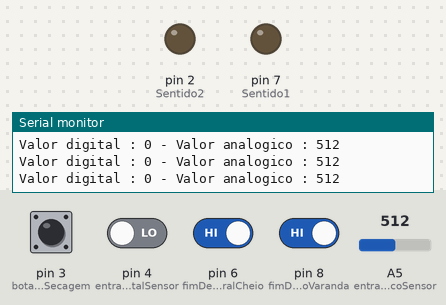
This sketch was run on a simulated Arduino Uno, built with avr-gcc and run on an emulated ATmega328P. On the bench: output pins drawn as LEDs (lit = HIGH), the last lines printed to the serial monitor. Dashed ring = blinking. The test bench sets the inputs (shaded band); at power-on: pin 6 (fimDeCursoVaralCheio), pin 8 (fimDeCursoVaranda) HIGH, pin 3 (botaoDeInicioSecagem), pin 4 (entradaDigitalSensor) LOW, A5 (entradaAnalogicoSensor) = 512.

Above: at 1.2 s.
1.3 s: pin 3 (botaoDeInicioSecagem) pulled HIGH for 0.15 s
At 1.9 s:
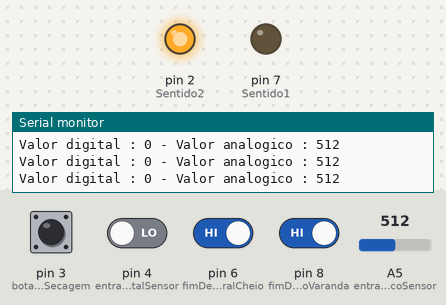
2.9 s: pin 6 (fimDeCursoVaralCheio) driven LOW
At 3.5 s:
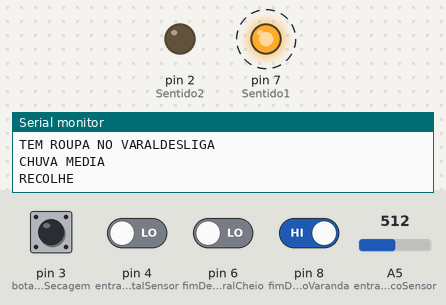
7.5 s: pin 8 (fimDeCursoVaranda) driven LOW
At 9.8 s:
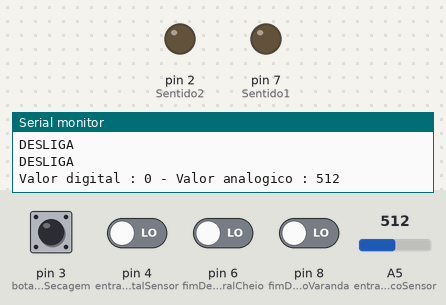
10.5 s: pin 3 (botaoDeInicioSecagem) pulled HIGH for 1 s
At 11.4 s:
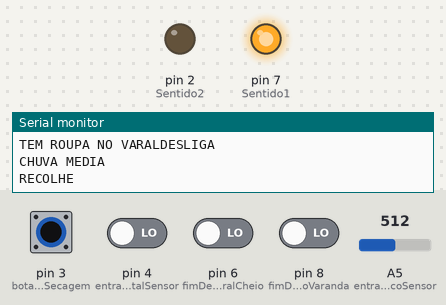
14.5 s: A5 (entradaAnalogicoSensor) set to 106
16.0 s: A5 (entradaAnalogicoSensor) set to 93
Timing chart, 0 to 19.0 s (numbered marks = the images above; inputs shaded):
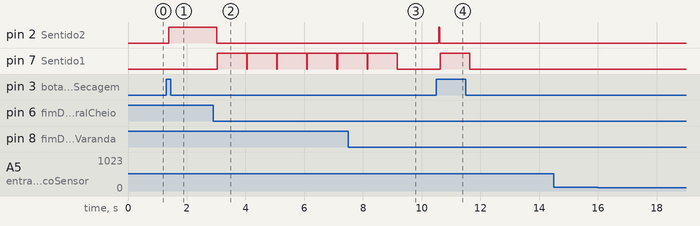

The sketch:

sketch_jan26a.ino
```cpp
//Variáveis com valores do Arduino
int entradaDigitalSensor = 4; //Pino ligado ao D4 do sensor
int entradaAnalogicoSensor = A5; //Pino ligado ao A5 do sensor
//Sentidos do motor
int Sentido1 = 7; //Ligado ao pino 2 do L293D
int Sentido2 = 2; //Ligado ao pino 7 do L293D
int botaoDeInicioSecagem = 3;
int fimDeCursoVaralCheio = 6; // sensor q detecta se varal ta cheio
int fimDeCursoVaranda = 8; // sensor q detecta se roupa recolheu

//Variáveis declaradas
int valorDigitalSensor = 0; //Armazena o valor lido do pino digital
int valorAnalogicoSensor = 0; //Armazena o valor lido do pino analogico
bool temRoupa = false;
bool desliga = false;
int inicioSecagem = 0;
int varalComRoupa = 0;
int finalVaranda = 0;

void setup()
{
  // Define os pinos do sensor como entrada
  pinMode(entradaDigitalSensor, INPUT);
  pinMode(entradaAnalogicoSensor, INPUT);
  pinMode(botaoDeInicioSecagem, INPUT);
  pinMode(fimDeCursoVaralCheio, INPUT);
  pinMode(fimDeCursoVaranda, INPUT);
  // Define os pinos do motor como saída
  pinMode(Sentido1, OUTPUT);
  pinMode(Sentido2, OUTPUT);
  Serial.begin(9600);
}

void loop()
{
  //Le e armazena o valor do pino digital
  valorDigitalSensor = digitalRead(entradaDigitalSensor);
  //Le e armazena o valor do pino analogico
  valorAnalogicoSensor = analogRead(entradaAnalogicoSensor);
  inicioSecagem = digitalRead(botaoDeInicioSecagem);
  varalComRoupa = digitalRead(fimDeCursoVaralCheio);
  finalVaranda = digitalRead(fimDeCursoVaranda);

  //Envia as informacoes para o serial monitor
  Serial.print("Valor digital : ");
  Serial.print(valorDigitalSensor);
  Serial.print(" - Valor analogico : ");
  Serial.println(valorAnalogicoSensor);

  if(inicioSecagem == 1){
    Serial.print("Inicio da secagem\n");
    Serial.print("VAI ROUPA\n");
    digitalWrite(Sentido1, LOW);
    digitalWrite(Sentido2, HIGH);
    desliga = false;
  }

  if(varalComRoupa == 0){
      temRoupa = true;
      Serial.print("TEM ROUPA NO VARAL");
      desligar_motor();
  }

  if(desliga == true){
    Serial.print("DESLIGA\n");
    desligar_motor();
  }

  if(temRoupa == true && desliga == false){
    if(valorAnalogicoSensor >= 900){
      Serial.print("SEM CHUVA\n");
    }
    if (valorAnalogicoSensor >700 && valorAnalogicoSensor <900)
    {
      Serial.print("CHUVA BAIXA\n");
      inverte();
    }
    if (valorAnalogicoSensor >400 && valorAnalogicoSensor <700)
    {
      Serial.print("CHUVA MEDIA\n");
      inverte();
    }
    if (valorAnalogicoSensor > 0 && valorAnalogicoSensor <400)
    {
      Serial.print("CHUVA ALTA\n");
      inverte();
    }
    delay(1000);
  }
}

void desligar_motor()
{
  Serial.print("DESLIGA\n");
  digitalWrite(Sentido1, LOW);
  digitalWrite(Sentido2, LOW);
}

void inverte(){
    Serial.print("RECOLHE\n");
    digitalWrite(Sentido1, HIGH);
    digitalWrite(Sentido2, LOW);
  if(finalVaranda == 0){
    desliga = true;
    temRoupa = false;
  }
}
```

Measured:
- after the input at 1.3 s, pin 2 (Sentido2): LOW → HIGH after 0.09 s
- after the input at 2.9 s, pin 2 (Sentido2): HIGH → LOW after 0.11 s; pin 7 (Sentido1): alternates HIGH for 1.0 s and LOW for 0.02 s, starting after 0.14 s
- after the input at 7.5 s, pin 7 (Sentido1): goes on until 9.2 s, then stays LOW
- after the input at 10.5 s, pin 2 (Sentido2): LOW → HIGH after 0.08 s, → LOW 0.03 s later; pin 7 (Sentido1): LOW → HIGH after 0.13 s, → LOW 1.0 s later
